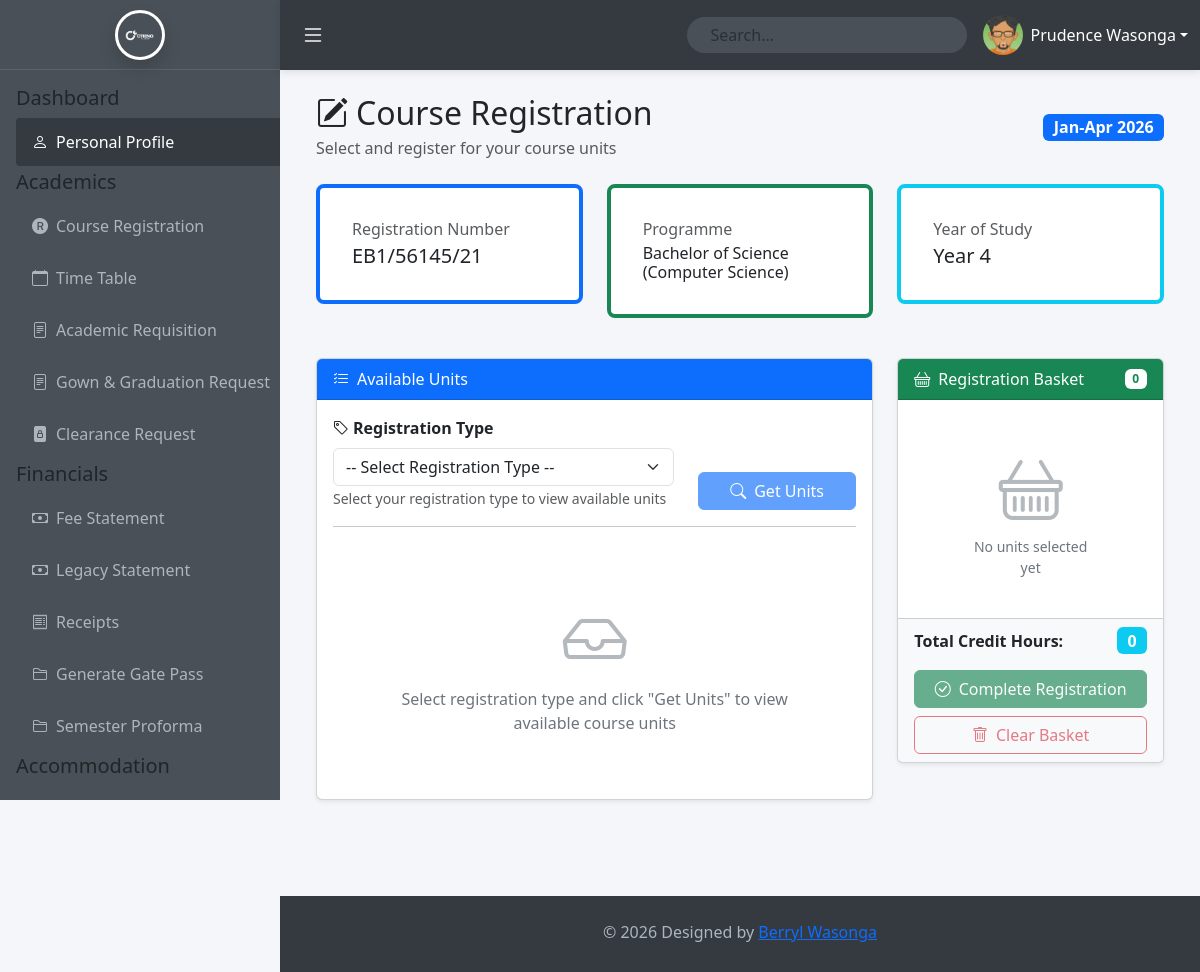
The app's page /students/course_registration.php (signed in) with its own data.
### tables this page shows
CREATE TABLE `users` (
  `id` int(11) NOT NULL AUTO_INCREMENT,
  `first_name` varchar(50) NOT NULL DEFAULT '',
  `last_name` varchar(50) NOT NULL DEFAULT '',
  `email` varchar(255) NOT NULL,
  `reg_no` varchar(50) DEFAULT NULL,
  `password` varchar(255) NOT NULL,
  `role` varchar(20) NOT NULL DEFAULT 'user',
  `status` enum('active','inactive') NOT NULL DEFAULT 'active',
  `last_login` timestamp NULL DEFAULT NULL,
  `created_at` timestamp NOT NULL DEFAULT current_timestamp(),
  `fullname` varchar(100) GENERATED ALWAYS AS (concat(`first_name`,' ',`last_name`)) STORED,
  `gender` enum('Male','Female','Other') DEFAULT NULL,
  `dob` date DEFAULT NULL,
  `address` varchar(255) DEFAULT NULL,
  `campus` varchar(50) DEFAULT 'MAIN',
  `programme` varchar(150) DEFAULT NULL,
  `course_id` int(11) DEFAULT NULL,
  `faculty_id` int(11) DEFAULT NULL,
  `year_level` int(11) DEFAULT NULL,
  `admission_year` int(11) DEFAULT NULL,
  `attempted_units` int(11) DEFAULT 0,
  `registered_units` int(11) DEFAULT 0,
  PRIMARY KEY (`id`),
  UNIQUE KEY `email` (`email`),
  UNIQUE KEY `reg_no` (`reg_no`),
  CONSTRAINT `users_ibfk_1` FOREIGN KEY (`course_id`) REFERENCES `courses` (`id`) ON DELETE SET NULL,
  CONSTRAINT `users_ibfk_faculty` FOREIGN KEY (`faculty_id`) REFERENCES `faculties` (`id`) ON DELETE SET NULL
);

CREATE TABLE `semesters` (
  `id` int(11) NOT NULL AUTO_INCREMENT,
  `academic_year_id` int(11) NOT NULL,
  `semester_name` varchar(50) NOT NULL,
  `start_date` date NOT NULL,
  `end_date` date NOT NULL,
  `is_current` tinyint(1) DEFAULT 0,
  `status` enum('active','inactive') DEFAULT 'active',
  `created_at` timestamp NOT NULL DEFAULT current_timestamp(),
  PRIMARY KEY (`id`),
  CONSTRAINT `semesters_ibfk_1` FOREIGN KEY (`academic_year_id`) REFERENCES `academic_years` (`id`)
);

### students/registration_functions.php (called while the page is built, shortened)
<?php
function getCurrentSemester($conn) {
    $stmt = $conn->prepare("
        SELECT s.*, ay.year_name
        FROM semesters s
        JOIN academic_years ay ON s.academic_year_id = ay.id
        WHERE s.is_current = TRUE AND s.status = 'active'
        LIMIT 1
    ");
    $stmt->execute();
    $result = $stmt->get_result();
    $semester = $result->fetch_assoc();
    return $semester;
}
?>

### students/course_registration.php (the view, shortened to what this page needs)
<?php
include '../config.php';
require_once 'registration_functions.php';
$current_semester = getCurrentSemester($conn);
$student_info = getStudentAcademicInfo($conn, $_SESSION['user_id']);
?>
<!DOCTYPE html>
<html lang="en">
<head>
    <link href="https://cdn.jsdelivr.net/npm/bootstrap@5.3.3/dist/css/bootstrap.min.css" rel="stylesheet">
    <link href="https://cdn.jsdelivr.net/npm/bootstrap-icons@1.11.3/font/bootstrap-icons.css" rel="stylesheet">
    <link href="Assets/main.css" rel="stylesheet">
</head>
<body>
    <?php
        include_once 'partials/sidebar.php';
        include_once 'partials/top_navbar.php';
    ?>
    <div class="main-content">
        <div class="container-fluid">
            <div class="row mb-4">
                <div class="col-12">
                    <div class="d-flex justify-content-between align-items-center">
                        <div>
                            <h2 class="mb-1"><i class="bi bi-pencil-square me-2"></i>Course Registration</h2>
                            <p class="text-muted mb-0">Select and register for your course units</p>
                        </div>
                        <?php if ($current_semester): ?>
                        <div class="text-end">
                            <span class="badge bg-primary fs-6">
                                <?php echo htmlspecialchars($current_semester['semester_name']); ?>
                            </span>
                        </div>
                        <?php endif; ?>
                    </div>
                </div>
            </div>
            <?php if (isset($error_message)): ?>
            <div class="alert alert-danger alert-dismissible fade show">
                <i class="bi bi-exclamation-triangle-fill me-2"></i>
                <?php echo $error_message; ?>
                <button type="button" class="btn-close" data-bs-dismiss="alert"></button>
            </div>
            <?php else: ?>
            <div class="row mb-4">
                <div class="col-md-4">
                    <div class="card stat-card border-start border-primary border-4">
                        <div class="card-body">
                            <h6 class="text-muted mb-1">Registration Number</h6>
                            <h5 class="mb-0"><?php echo htmlspecialchars($user['reg_no'] ?? 'N/A'); ?></h5>
                        </div>
                    </div>
                </div>
                <div class="col-md-4">
                    <div class="card stat-card border-start border-success border-4">
                        <div class="card-body">
                            <h6 class="text-muted mb-1">Programme</h6>
                            <h6 class="mb-0"><?php echo htmlspecialchars($user['programme'] ?? 'N/A'); ?></h6>
                        </div>
                    </div>
                </div>
                <div class="col-md-4">
                    <div class="card stat-card border-start border-info border-4">
                        <div class="card-body">
                            <h6 class="text-muted mb-1">Year of Study</h6>
                            <h5 class="mb-0">Year <?php echo htmlspecialchars($user['year_level'] ?? ($student_info['current_year_of_study'] ?? 'N/A')); ?></h5>
                        </div>
                    </div>
                </div>
            </div>
            <div class="row">
                <div class="col-lg-8 mb-4">
                    <div class="card shadow-sm">
                        <div class="card-header bg-primary text-white">
                            <i class="bi bi-list-check me-2"></i>Available Units
                        </div>
                        <div class="card-body">
                            <div class="row mb-3">
                                <div class="col-md-8">
                                    <label for="registrationType" class="form-label fw-bold">
                                        <i class="bi bi-tag me-1"></i>Registration Type
                                    </label>
                                    <select class="form-select" id="registrationType">
                                        <option value="">-- Select Registration Type --</option>
                                    </select>
                                    <small class="text-muted">Select your registration type to view available units</small>
                                </div>
                                <div class="col-md-4 d-flex align-items-end">
                                    <button type="button" class="btn btn-primary w-100" id="getUnitsBtn" disabled>
                                        <i class="bi bi-search me-2"></i>Get Units
                                    </button>
                                </div>
                            </div>
                            <hr>
                            <div id="unitsContainer">
                                <div class="empty-state">
                                    <i class="bi bi-inbox"></i>
                                    <p class="mb-0">Select registration type and click "Get Units" to view available course units</p>
                                </div>
                            </div>
                        </div>
                    </div>
                </div>
                <div class="col-lg-4 mb-4">
                    <div class="card shadow-sm sticky-top" style="top: 80px;">
                        <div class="card-header bg-success text-white d-flex justify-content-between align-items-center">
                            <span><i class="bi bi-basket me-2"></i>Registration Basket</span>
                            <span class="badge bg-white text-success" id="basketCount">0</span>
                        </div>
                        <div class="card-body" style="max-height: 400px; overflow-y: auto;">
                            <div id="basketContainer">
                                <div class="empty-state py-4">
                                    <i class="bi bi-basket"></i>
                                    <p class="small mb-0">No units selected yet</p>
                                </div>
                            </div>
                        </div>
                        <div class="card-footer bg-light">
                            <div class="d-flex justify-content-between align-items-center mb-3">
                                <strong>Total Credit Hours:</strong>
                                <span class="badge bg-info fs-6" id="totalCredits">0</span>
                            </div>
                            <button type="button" class="btn btn-success w-100 mb-2" id="completeRegistrationBtn" disabled>
                                <i class="bi bi-check-circle me-2"></i>Complete Registration
                            </button>
                            <button type="button" class="btn btn-outline-danger w-100" id="clearBasketBtn" disabled>
                                <i class="bi bi-trash me-2"></i>Clear Basket
                            </button>
                        </div>
                    </div>
                </div>
            </div>
            <?php endif; ?>
        </div>
    </div>
    <?php include_once 'partials/footer.php'; ?>
</body>
</html>

### students/partials/top_navbar.php (shortened to what this page needs)
<?php
include '../config.php';
$stmt = $conn->prepare("SELECT * FROM users WHERE id = ?");
$stmt->bind_param("i", $_SESSION['user_id']);
$stmt->execute();
$user = $stmt->get_result()->fetch_assoc();
$full_name = trim($user['first_name'] . ' ' . $user['last_name']);
?>
    <nav class="top-navbar">
        <div class="container-fluid d-flex align-items-center h-100">
            <button class="btn text-white d-none d-lg-block" id="toggleSidebarDesktop" style="font-size: 24px; padding: 0.5rem;">
                <i class="bi bi-list"></i>
            </button>
            <form class="d-none d-lg-flex search-form me-3 position-relative">
                <input class="form-control rounded-pill px-4"
                       type="search"
                       id="studentSearchInput"
                       placeholder="Search..."
                       aria-label="Search"
                       autocomplete="off"
                       style="width: 280px; background-color: #495057; border: none; color: white;">
            </form>
            <div class="dropdown d-none d-lg-block">
                <a class="dropdown-toggle d-flex align-items-center text-white text-decoration-none"
                   href="#"
                   role="button"
                   data-bs-toggle="dropdown"
                   aria-expanded="false">
                    <img src="Assets/images/1.png"
                         class="rounded-circle profile-img-small me-2"
                         alt="User">
                    <span class="user-name"><?php echo htmlspecialchars($full_name); ?></span>
                </a>
            </div>
        </div>
    </nav>

### students/Assets/main.css (style rules this page uses)
:root { --sidebar-bg: #495057; --sidebar-dark: #343a40; --sidebar-hover: #343a40; --navbar-height: 60px; --navbar-height-lg: 70px; }
body { background-color: #f4f6f9; overflow-x: hidden; }
.profile-img-small { width: 40px; height: 40px; object-fit: cover; }
.top-navbar { position: fixed; top: 0; left: 0; right: 0; height: var(--navbar-height); background-color: var(--sidebar-dark); box-shadow: 0 2px 8px rgba(0,0,0,0.1); z-index: 1030; transition: left 0.3s ease; }
@media (min-width: 992px) { .top-navbar { left: 280px; height: var(--navbar-height-lg); } }
.main-content { margin-top: var(--navbar-height); padding: 1.5rem; min-height: calc(100vh - var(--navbar-height) - 60px); transition: margin-left 0.3s ease; }
@media (min-width: 992px) { .main-content { margin-left: 280px; margin-top: var(--navbar-height-lg); min-height: calc(100vh - var(--navbar-height-lg) - 60px); } }
* { margin: 0; padding: 0; box-sizing: border-box; }

### students/course_registration.php (style rules this page uses)
.empty-state { padding: 3rem; text-align: center; color: #6c757d; }
.empty-state i { font-size: 4rem; margin-bottom: 1rem; opacity: 0.5; }
.stat-card { border-radius: 8px; padding: 1rem; margin-bottom: 1rem; }

### records on screen
users: full_name "Prudence Wasonga", reg_no "EB1/56145/21", programme "Bachelor of Science (Computer Science)", year_level "4"
semesters: semester_name "Jan-Apr 2026"
